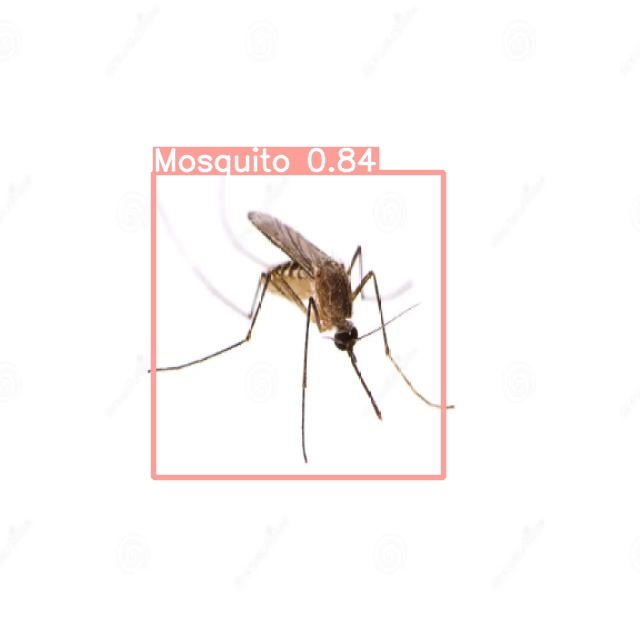
#> input picture capa3-procesamiento-servidor/muestras_prueba/mosquito.jpg, 640 x 640 px
$ python probar_alerta.py
#> lines starting #> are read from the running program, lines starting #| are printed output that depends on the picture
### capa3-procesamiento-servidor/config.py
"""
config.py — Parametros del servidor (Capa 3) del sistema_integrado.

Rutas SELF-CONTAINED dentro de sistema_integrado/ (no dependen del arbol viejo).
Topicos MQTT = unica fuente de verdad en Python (contrato en capa2-red/MQTT_SPEC.md).
"""

import os
from pathlib import Path


def _load_env(p: Path) -> None:
    """Carga un .env a os.environ. Usa python-dotenv si está instalado; si no, un
    parser mínimo (KEY=VALUE). Así funciona sin instalar nada, también en la VM con
    PEP 668 (externally-managed) donde 'pip install' global está bloqueado."""
    if not p.exists():
        return
    try:
        from dotenv import load_dotenv
        load_dotenv(p)
        return
    except ImportError:
        pass
    for line in p.read_text(encoding="utf-8").splitlines():
        line = line.strip()
        if not line or line.startswith("#") or "=" not in line:
            continue
        k, _, v = line.partition("=")
        os.environ.setdefault(k.strip(), v.strip())


_load_env(Path(__file__).resolve().parents[1] / ".env")      # sistema_integrado/.env

# --- Broker MQTT ---
MQTT_HOST = os.getenv("MQTT_HOST", "localhost")
MQTT_PORT = int(os.getenv("MQTT_PORT", "1883"))
MQTT_USER = os.getenv("MQTT_USER", "")        # broker local anonimo => vacio
MQTT_PASS = os.getenv("MQTT_PASS", "")

# --- Modo DISTRIBUIDO (camara en una laptop, gateway/servidor en VPS u otra) ---
# Si SERVER_UPLOAD_URL esta vacio => modo LOCAL (un solo equipo: la camara publica
#   la RUTA del clip por MQTT y el gateway lo lee de su propio disco).
# Si tiene valor (ej. http://mi-vps:8090/upload) => la camara SUBE el clip por HTTP
#   a ese endpoint del gateway, que lo recibe, guarda y analiza. Asi el servidor
#   puede vivir en otra maquina y no necesita acceso al disco de la camara.
SERVER_UPLOAD_URL = os.getenv("SERVER_UPLOAD_URL", "")
# Receptor HTTP de clips que levanta el gateway (lado servidor).
GATEWAY_HTTP_HOST = os.getenv("GATEWAY_HTTP_HOST", "0.0.0.0")
GATEWAY_HTTP_PORT = int(os.getenv("GATEWAY_HTTP_PORT", "8090"))

# --- Rutas (todo vive dentro de sistema_integrado/) ---
HERE = Path(__file__).resolve().parent                    # capa3-procesamiento-servidor/
ROOT = HERE.parent                                        # sistema_integrado/
DATOS = ROOT / "datos"
CLIPS_DIR = Path(os.getenv("CLIPS_DIR", DATOS / "clips"))
DB_PATH = Path(os.getenv("DB_PATH", DATOS / "alerts.db"))
NODES_JSON = HERE / "nodes.json"

# --- Topicos MQTT (devices/<id>/...) ---
TOPIC_ALERT_WILDCARD   = "devices/+/alert"
TOPIC_SENSORS_WILDCARD = "devices/+/sensors"
TOPIC_GPS_WILDCARD     = "devices/+/gps"
TOPIC_STATUS_WILDCARD  = "devices/+/status"
TOPIC_CLIP_WILDCARD    = "devices/+/camera/clip"


def topic_clip(device_id: str) -> str:
    """camara -> gateway: clip listo para analizar."""
    return f"devices/{device_id}/camera/clip"


def topic_detection(device_id: str) -> str:
    """gateway -> dashboard: metadatos de la alerta CONFIRMADA por el detector."""
    return f"devices/{device_id}/camera/detection"


# [4 lines left out: function device_from_topic, not called in this run]

### capa3-procesamiento-servidor/detector.py
"""
detector.py — Compuerta de vision por MOVIMIENTO (mejorada, params desde BD).

Deteccion clasica de mosquitos en movimiento: resta de fondo (MOG2) + flujo
optico (Farneback) + filtrado de blobs por forma/tamano + tracker de centroides
con validacion de trayectoria/velocidad + persistencia temporal + agregacion con
histeresis. No usa ningun modelo ni pesos: solo OpenCV + numpy.

Novedades de la ampliacion:
  * TODOS los parametros viven en la tabla detector_params (PostgreSQL) y se
    RECARGAN al inicio de cada analisis de clip (hot-reload sin reiniciar el
    gateway; 1 query por clip). Si la BD no responde, se usan los DEFAULTS de
    este modulo: el detector NUNCA deja de analizar.
  * Denoising bilateral opcional (use_bilateral): preserva los bordes de blobs
    pequenos mejor que el blur gaussiano. (fastNlMeans se descarto: demasiado
    caro para la VM ARM.)
  * CLAHE opcional (clahe_enabled): robustez ante cambios de iluminacion.
  * Umbral de flujo ADAPTATIVO (noise_percentile): el minimo de flujo optico se
    eleva al percentil-N del ruido de movimiento del frame, para que el viento/
    ruido global no produzca falsos positivos. 0 = apagado (flow_min fijo).
  * Tracker de centroides con ID persistente + trayectoria: valida VELOCIDAD
    (vel_min/max_px_s) y nº de puntos de trayectoria antes de confirmar.
  * flow_downscale: calcula el Farneback a resolucion reducida (ahorro ~n² de
    CPU en ARM) y reescala la magnitud a px reales.

Interfaz publica (INTACTA):
    from detector import VisionGate
    gate = VisionGate()
    verdict = gate.analyze_video("clip.webm")   # -> Verdict(detected, ...)

Uso por consola:
    python detector.py ruta/al/video.(webm|mp4)
"""

from __future__ import annotations

import sys
import json
from dataclasses import dataclass, field, asdict
from pathlib import Path

import cv2
import numpy as np

BASE_DIR = Path(__file__).resolve().parent

# ─── DEFAULTS (fallback si PostgreSQL no responde; espejo de la semilla) ──────
DEFAULTS = {
    "umbral_mosquito": 1,        # minimo de objetos para "mosquito"
    "umbral_enjambre": 10,       # minimo para "enjambre"
    "area_min": 10,              # area minima de un blob (px^2)
    "area_max": 800,             # area maxima — descarta rostros/fondo grande
    "aspect_min": 0.2,           # ratio w/h minimo
    "aspect_max": 5.0,           # ratio w/h maximo
    "max_frame_ratio": 0.02,     # blob no puede ocupar mas del 2% del frame
    "circularidad_min": 0.1,     # circularidad minima del contorno
    "persistencia_min": 8,       # frames consecutivos para confirmar deteccion
    "dist_max": 40,              # px maximo entre frames (matching de blobs)
    "max_movimiento_total": 0.05,  # movimiento total >5% del frame -> objeto grande
    "mov_min": 12,               # px que un blob debe desplazarse en total
    "flow_min": 0.6,             # magnitud media de flujo optico minima (px/frame)
    "ema_alpha": 0.08,           # suavizado de la confianza
    "conf_on": 0.70,             # confianza para ENCENDER la alerta (histeresis)
    "conf_off": 0.30,            # confianza para APAGAR la alerta
    "conf_min_alerta": 0.70,     # confianza pico minima para ACEPTAR la alerta
    "mask_threshold": 200,       # umbral binario de la mascara MOG2
    "mog2_history": 500,
    "mog2_var_threshold": 50,
    "proc_w": 640,
    "proc_h": 480,
    # mejoras (apagadas/neutras por defecto)
    "use_bilateral": 0,
    "clahe_enabled": 0,
    "noise_percentile": 0,
    "vel_min_px_s": 0,
    "vel_max_px_s": 0,
    "trayectoria_min_puntos": 0,
    "flow_downscale": 1,
}

_INT_KEYS = {"umbral_mosquito", "umbral_enjambre", "persistencia_min",
             "mask_threshold", "mog2_history", "mog2_var_threshold",
             "proc_w", "proc_h", "trayectoria_min_puntos", "flow_downscale"}


class DetectorConfig:
    """Parametros del detector. `load()` los trae de detector_params (BD) con
    fallback a DEFAULTS — el gateway analiza clips aunque la BD este caida."""

    # [22 lines left out: functions __init__, load, not called in this run]


@dataclass
class Verdict:
    """Resultado de analizar un video. Mismos campos que la compuerta anterior."""
    detected: bool
    top_class: object
    total_detections: int
    max_confidence: float
    per_class: dict = field(default_factory=dict)
    frames_processed: int = 0
    frames_with_detection: int = 0
    annotated_path: object = None
    summary: str = ""

    def to_json(self) -> str:
        return json.dumps(asdict(self), ensure_ascii=False, indent=2)


class MosquitoDetector:
    """Detector por movimiento, frame a frame (headless, sin GUI)."""

    # [202 lines left out: functions __init__, _preprocesar, _flujo, procesar, _agregar, _valida_track and 1 more, not called in this run]


class VisionGate:
    """Compuerta de vision por movimiento (MOG2 + flujo optico). No usa modelo."""

    def __init__(self):
        print("[VISION] Detector por MOVIMIENTO (MOG2 + flujo optico), sin modelo.")

    def analyze_video(self, video_path, write_annotated: bool = False) -> Verdict:
        """Analiza TODO el clip (archivo) y emite el veredicto. Recarga los
        parametros de la BD ANTES de cada analisis (hot-reload por clip)."""
        video_path = str(video_path)
        cap = cv2.VideoCapture(video_path)
        if not cap.isOpened():
            return Verdict(False, None, 0, 0.0,
                           summary=f"No se pudo abrir el video: {video_path}")
        fps = cap.get(cv2.CAP_PROP_FPS) or 10.0

        def _frames():
            try:
                while True:
                    ok, frame = cap.read()
                    if not ok:
                        break
                    yield frame
            finally:
                cap.release()

        return self._run(_frames(), fps=fps)

    # [74 lines left out: functions analyze_frames, _run, _build_summary, main, not called in this run]


# [2 lines that do not run on import are left out]

### tools/probar_alerta.py
"""
probar_alerta.py — Prueba el pipeline de vision SIN un mosquito real.
================================================================================
Para demostrar el sistema no necesitas cazar un mosquito: este script usa
imagenes REALES del dataset MosquitoFusion (incluidas en
capa3-procesamiento-servidor/muestras_prueba/) para fabricar un clip, lo pasa por
la MISMA compuerta de vision de produccion (detector por movimiento) y, si lo
confirma, inserta la alerta en la BD exactamente igual que lo haria el gateway.
Luego la veras en el dashboard, con su video, al abrir  python serve.py.

NO necesita broker MQTT ni la webcam: ataja el pipeline justo en la compuerta de vision.

Uso:
    python tools/probar_alerta.py                 # clip con las 3 muestras (mosquito,
                                                  # enjambre, yacimiento) -> 1 alerta
    python tools/probar_alerta.py --clip foto.jpg # usa TU imagen o video
    python tools/probar_alerta.py --device esp32-03

Despues:
    cd capa4-aplicacion && python serve.py        # abre http://localhost:8000
    -> la alerta aparece con boton "▶ Video".
================================================================================
"""

from __future__ import annotations

import sys
import time
import json
import argparse
from pathlib import Path

ROOT = Path(__file__).resolve().parents[1]                 # sistema_integrado/
CAPA3 = ROOT / "capa3-procesamiento-servidor"
sys.path.insert(0, str(CAPA3))

import config as cfg                                        # noqa: E402
from db import AlertStore                                   # noqa: E402

MUESTRAS = CAPA3 / "muestras_prueba"
SAMPLE_IMAGES = [MUESTRAS / "mosquito.jpg", MUESTRAS / "enjambre.jpg", MUESTRAS / "yacimiento.jpg"]


def build_clip_from_images(images, out_path, secs_per_image=2, fps=20):
    """Arma un mp4 mostrando cada imagen unos segundos (clip sintetico realista)."""
#> called with secs_per_image = 2, fps = 20
    import cv2
    imgs = [cv2.imread(str(p)) for p in images if Path(p).exists()]
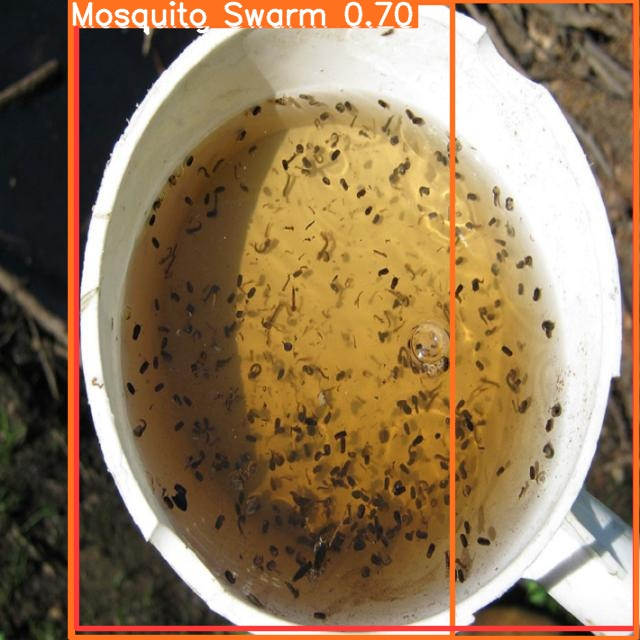
#> input picture capa3-procesamiento-servidor/muestras_prueba/enjambre.jpg, 640 x 640 px
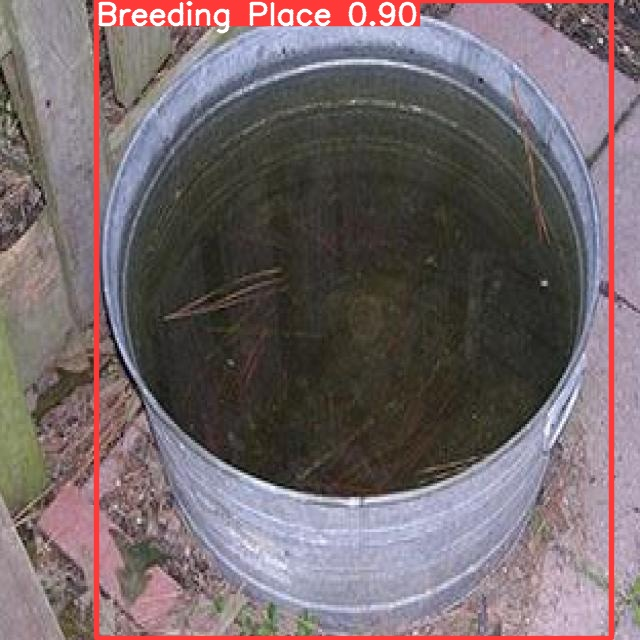
#> input picture capa3-procesamiento-servidor/muestras_prueba/yacimiento.jpg, 640 x 640 px
#> imgs = 3 items
    imgs = [im for im in imgs if im is not None]
    if not imgs:
        raise SystemExit(f"No encontre muestras en {MUESTRAS}. ¿Estan los .jpg ahi?")
    h, w = imgs[0].shape[:2]
#> h = 640; w = 640
    writer = cv2.VideoWriter(str(out_path), cv2.VideoWriter_fourcc(*"mp4v"), fps, (w, h))
    for im in imgs:
        if im.shape[:2] != (h, w):
            im = cv2.resize(im, (w, h))
        for _ in range(secs_per_image * fps):
            writer.write(im)
#> this loop made 3 passes
    writer.release()
    return out_path


def main():
    ap = argparse.ArgumentParser(description="Inyecta una alerta de prueba confirmada por el detector.")
    ap.add_argument("--clip", help="Ruta a una imagen o video propio (en vez de las muestras).")
    ap.add_argument("--device", default="esp32-01", help="ID del nodo (por defecto esp32-01).")
    args = ap.parse_args()

    clips_dir = Path(cfg.CLIPS_DIR) / args.device
    clips_dir.mkdir(parents=True, exist_ok=True)
    stamp = time.strftime("%Y%m%d-%H%M%S")
    clip_path = clips_dir / f"prueba-{stamp}.mp4"

    # 1) Conseguir un clip: el del usuario, o uno fabricado con las 3 muestras.
    if args.clip:
        src = Path(args.clip)
        if not src.exists():
            raise SystemExit(f"No existe: {src}")
        if src.suffix.lower() in {".mp4", ".avi", ".mov", ".mkv"}:
            import shutil
            shutil.copy(src, clip_path)
        else:                                               # es una imagen -> clip de 4 s
            build_clip_from_images([src], clip_path, secs_per_image=4)
    else:
        print(f"[PRUEBA] Fabricando clip con las 3 muestras del dataset -> {clip_path.name}")
        build_clip_from_images(SAMPLE_IMAGES, clip_path)

    # 2) Pasar el clip por la MISMA compuerta de vision de produccion (por movimiento).
    from detector import VisionGate
    gate = VisionGate()
    verdict = gate.analyze_video(str(clip_path))
    print("[PRUEBA] Veredicto del detector:")
    print("   " + verdict.summary.replace("\n", "\n   "))

    if not verdict.detected:
        print("[PRUEBA] El detector no encontro movimiento tipo mosquito; NO se inserta "
              "alerta (asi funciona la compuerta real: descarta falsos positivos).")
        return

    # 3) Insertar la alerta EXACTAMENTE como lo hace el gateway al confirmar.
    nodes = {}
    try:
        nodes = json.loads(cfg.NODES_JSON.read_text(encoding="utf-8"))
    except Exception:
        pass
    node = nodes.get(args.device, {})

    alert = {
        "nodeId": args.device,
        "nodeName": node.get("name", args.device),
        "district": node.get("district", "San Juan de Lurigancho"),
        "lat": node.get("lat", -11.962),
        "lon": node.get("lon", -77.0),
        "ts": int(time.time() * 1000),
        "confidence": verdict.max_confidence,
        "source": "camera",
        "detClass": verdict.top_class,
        "detCount": verdict.total_detections,
        "videoUrl": str(clip_path),                         # serve.py lo convierte a /clips/...
        "status": "nueva",
        "sensors": {"temp_c": 27.8, "turb_v": 1.4, "audio_rms": 2100, "audio_peak": 52000, "sats": 8},
    }
    store = AlertStore(cfg.DB_PATH)
    new_id = store.insert_alert(alert)
    store.close()

    print(f"\n[PRUEBA] ✅ Alerta insertada (id={new_id}): {verdict.top_class} "
          f"conf={verdict.max_confidence} - clip {clip_path.name}")
    print("[PRUEBA] Ahora levanta el dashboard y veras la alerta con su video:")
    print("         cd capa4-aplicacion && python serve.py   ->  http://localhost:8000")


if __name__ == "__main__":
#> (the run stopped early here; a loop or call above may not have finished)
